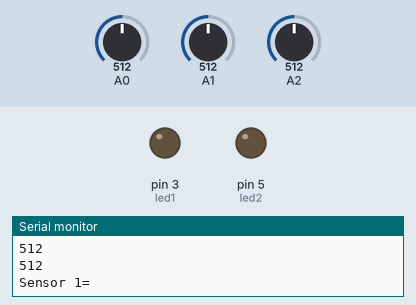
A sketch run on a simulated Arduino Uno, built with avr-gcc and run on an emulated ATmega328P. Shown: output pins drawn as LEDs (lit = HIGH), the last lines printed to the serial monitor. The test bench sets the inputs (shaded band); at power-on: A2 = 512, A0 = 512, A1 = 512.

Above: at 1.2 s.
1.3 s: A2 set to 589
2.8 s: A2 set to 609
At 3.5 s:
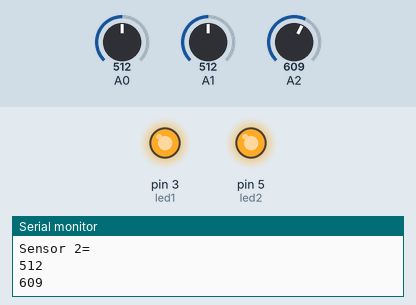
4.3 s: A0 set to 310
5.8 s: A0 set to 283
At 7.0 s:
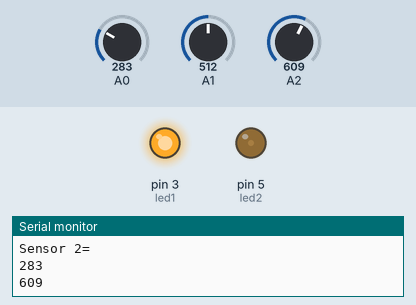
7.3 s: A1 set to 316
8.8 s: A1 set to 287
At 9.4 s:
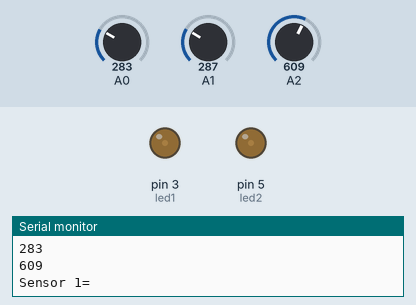
Timing chart, 0 to 11.3 s (numbered marks = the images above; inputs shaded):
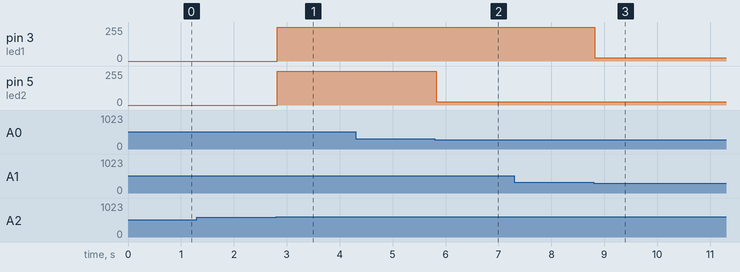

The sketch:

Street-Lights.ino
```cpp
int IR1 = A1;
int IR2 = A0;
int led1 = 3;
int led2 = 5;
void setup() {
  // put your setup code here, to run once:
Serial.begin(9600);
pinMode(led1,OUTPUT);
pinMode(led2,OUTPUT);
}
void loop() {
  // put your main code here, to run repeatedly:
 Serial.println("Sensor 1=");
 Serial.println(analogRead(A1));
 Serial.println("Sensor 2=");
 Serial.println(analogRead(A0));

 int val=analogRead(A2);

 Serial.println(val);
 if(val>600){

digitalWrite(led1,HIGH);

  analogWrite(led1,255/10);

  digitalWrite(led2,HIGH);
     analogWrite(led2,255/10);

  if(analogRead(A1)<300)
  {
    digitalWrite(led1,HIGH);
    analogWrite(led1,255/10);
  }
  else
  {
    digitalWrite(led1,HIGH);
  }

  if(analogRead(A0)<300)
  {
    digitalWrite(led2,HIGH);
    analogWrite(led2,255/10);
  }
else
  {
    digitalWrite(led2,HIGH);
  }
 }
 else
 {
  digitalWrite(led1,LOW);
  digitalWrite(led2,LOW);
 }

  }
```

Measured:
- the behaviour switches between 600 and 601 on A2 (found by bisection; images 0 and 1)
- the behaviour switches between 300 and 299 on A0 (found by bisection; images 1 and 2)
- the behaviour switches between 300 and 299 on A1 (found by bisection; images 2 and 3)
- after the input at 2.8 s, pin 3 (led1), pin 5 (led2): 0/255 → 255/255 at once
- after the input at 5.8 s, pin 5 (led2): 255/255 → 25/255 at once
- after the input at 8.8 s, pin 3 (led1): 255/255 → 25/255 at once
